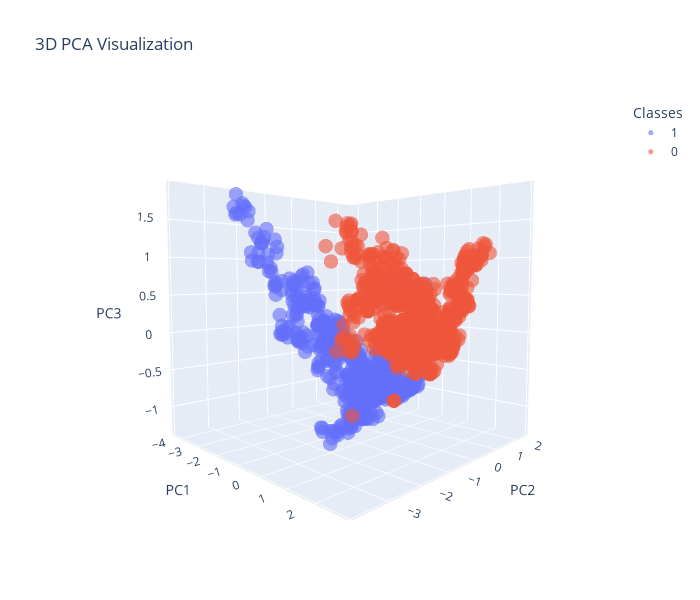

Source (notebook cell):
### Markdown cell above
Scatterplot: rappresentazione 3D del dataset, usando le prime 3 componenti principali<br>

### Code cell
data = pd.DataFrame({
    'PC1': projection[:, 0],
    'PC2': projection[:, 1],
    'PC3': projection[:, 2],
    'Classes': labels.astype(str)
})

fig = px.scatter_3d(data, x='PC1', y='PC2', z='PC3', color='Classes', title='3D PCA Visualization', opacity=0.6, width=700, height=600 )

fig.update_layout(scene=dict(aspectmode="manual", aspectratio=dict(x=1, y=1, z=1)))

fig.update_layout(scene_camera=dict(eye=dict(x=1.4, y=-1.4, z=0.14)))
fig.update_traces(marker=dict(size=5))
fig.show()

### Figure 1 — Plotly figure (JSON) as saved in the notebook; plotly's stock layout.template omitted (floating-point values rounded to 4 significant figures; data arrays with more than 128 entries replaced by an {"elided": "..."} marker saying what was removed)
{"data": [{"hovertemplate": "Classes=1<br>PC1=%{x}<br>PC2=%{y}<br>PC3=%{z}<extra></extra>", "legendgroup": "1", "marker": {"color": "#636efa", "opacity": 0.6, "size": 5, "symbol": "circle"}, "mode": "markers", "name": "1", "scene": "scene", "showlegend": true, "type": "scatter3d", "x": {"elided": "610 float values"}, "y": {"elided": "610 float values"}, "z": {"elided": "610 float values"}}, {"hovertemplate": "Classes=0<br>PC1=%{x}<br>PC2=%{y}<br>PC3=%{z}<extra></extra>", "legendgroup": "0", "marker": {"color": "#EF553B", "opacity": 0.6, "size": 5, "symbol": "circle"}, "mode": "markers", "name": "0", "scene": "scene", "showlegend": true, "type": "scatter3d", "x": {"elided": "762 float values"}, "y": {"elided": "762 float values"}, "z": {"elided": "762 float values"}}], "layout": {"height": 600, "legend": {"title": {"text": "Classes"}, "tracegroupgap": 0}, "scene": {"aspectmode": "manual", "aspectratio": {"x": 1, "y": 1, "z": 1}, "camera": {"eye": {"x": 1.4, "y": -1.4, "z": 0.14}}, "domain": {"x": [0, 1], "y": [0, 1]}, "xaxis": {"title": {"text": "PC1"}}, "yaxis": {"title": {"text": "PC2"}}, "zaxis": {"title": {"text": "PC3"}}}, "title": {"text": "3D PCA Visualization"}, "width": 700}}
